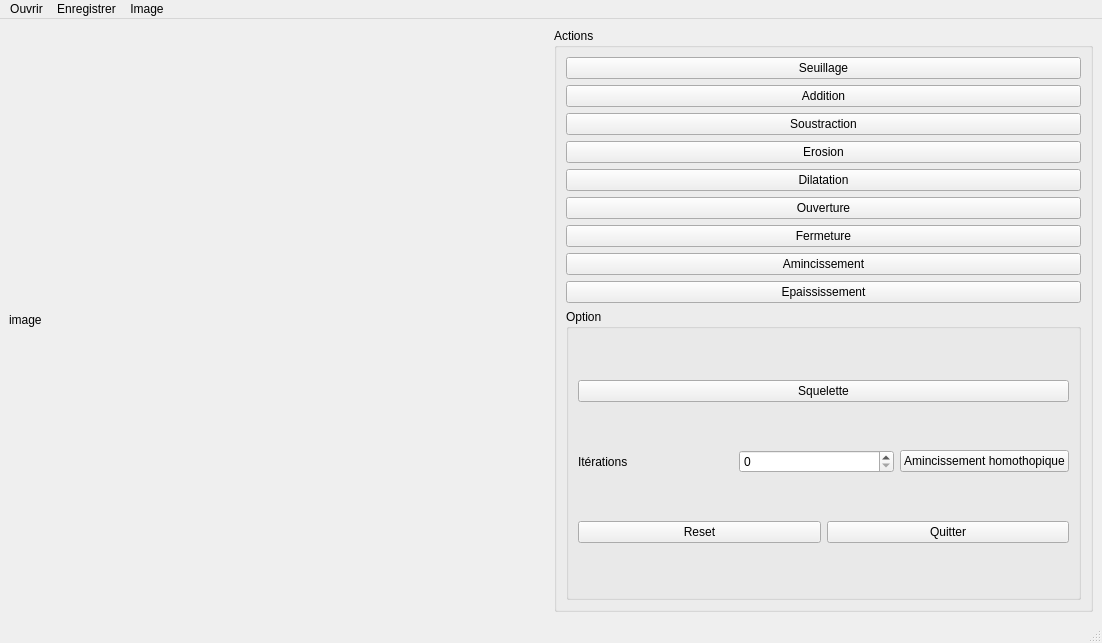
<?xml version="1.0" encoding="UTF-8"?>
<ui version="4.0">
 <class>MainWindow</class>
 <widget class="QMainWindow" name="MainWindow">
  <property name="geometry">
   <rect>
    <x>0</x>
    <y>0</y>
    <width>1102</width>
    <height>643</height>
   </rect>
  </property>
  <property name="windowTitle">
   <string>MainWindow</string>
  </property>
  <widget class="QWidget" name="centralwidget">
   <layout class="QHBoxLayout" name="horizontalLayout_2">
    <item>
     <widget class="QLabel" name="label">
      <property name="text">
       <string>image</string>
      </property>
     </widget>
    </item>
    <item>
     <layout class="QHBoxLayout" name="horizontalLayout">
      <item>
       <widget class="QGroupBox" name="grbox_action">
        <property name="title">
         <string>Actions</string>
        </property>
        <layout class="QVBoxLayout" name="verticalLayout">
         <item>
          <widget class="QPushButton" name="btn_seuillage">
           <property name="text">
            <string>Seuillage</string>
           </property>
          </widget>
         </item>
         <item>
          <widget class="QPushButton" name="btn_add">
           <property name="text">
            <string>Addition</string>
           </property>
          </widget>
         </item>
         <item>
          <widget class="QPushButton" name="btn_soust">
           <property name="text">
            <string>Soustraction</string>
           </property>
          </widget>
         </item>
         <item>
          <widget class="QPushButton" name="btn_erosion">
           <property name="text">
            <string>Erosion</string>
           </property>
          </widget>
         </item>
         <item>
          <widget class="QPushButton" name="btn_dilatation">
           <property name="text">
            <string>Dilatation</string>
           </property>
          </widget>
         </item>
         <item>
          <widget class="QPushButton" name="btn_ouverture">
           <property name="text">
            <string>Ouverture</string>
           </property>
          </widget>
         </item>
         <item>
          <widget class="QPushButton" name="btn_fermeture">
           <property name="text">
            <string>Fermeture</string>
           </property>
          </widget>
         </item>
         <item>
          <widget class="QPushButton" name="btn_amin">
           <property name="text">
            <string>Amincissement</string>
           </property>
          </widget>
         </item>
         <item>
          <widget class="QPushButton" name="btn_epai">
           <property name="text">
            <string>Epaississement</string>
           </property>
          </widget>
         </item>
         <item>
          <widget class="QGroupBox" name="grbox_option">
           <property name="title">
            <string>Option</string>
           </property>
           <layout class="QVBoxLayout" name="verticalLayout_4">
            <item>
             <layout class="QVBoxLayout" name="verticalLayout_3">
              <item>
               <widget class="QPushButton" name="btn_squelette">
                <property name="text">
                 <string>Squelette</string>
                </property>
               </widget>
              </item>
             </layout>
            </item>
            <item>
             <layout class="QHBoxLayout" name="horizontalLayout_3">
              <item>
               <widget class="QLabel" name="label_2">
                <property name="text">
                 <string>Itérations</string>
                </property>
               </widget>
              </item>
              <item>
               <widget class="QSpinBox" name="spinBox"/>
              </item>
              <item>
               <widget class="QPushButton" name="btn_amin_homtho">
                <property name="text">
                 <string>Amincissement homothopique</string>
                </property>
               </widget>
              </item>
             </layout>
            </item>
            <item>
             <layout class="QHBoxLayout" name="horizontalLayout_4">
              <item>
               <widget class="QPushButton" name="btn_reset">
                <property name="text">
                 <string>Reset</string>
                </property>
               </widget>
              </item>
              <item>
               <widget class="QPushButton" name="btn_quitte">
                <property name="text">
                 <string>Quitter</string>
                </property>
               </widget>
              </item>
             </layout>
            </item>
           </layout>
          </widget>
         </item>
        </layout>
       </widget>
      </item>
     </layout>
    </item>
   </layout>
  </widget>
  <widget class="QMenuBar" name="menubar">
   <property name="geometry">
    <rect>
     <x>0</x>
     <y>0</y>
     <width>1102</width>
     <height>25</height>
    </rect>
   </property>
   <widget class="QMenu" name="menuouvrir">
    <property name="title">
     <string>Ouvrir</string>
    </property>
    <addaction name="actionfichier"/>
   </widget>
   <widget class="QMenu" name="menuenregister">
    <property name="title">
     <string>Enregistrer</string>
    </property>
    <addaction name="actionenregistrer_sous"/>
   </widget>
   <widget class="QMenu" name="menuImage">
    <property name="title">
     <string>Image</string>
    </property>
    <addaction name="actionNiveau_de_gris"/>
   </widget>
   <addaction name="menuouvrir"/>
   <addaction name="menuenregister"/>
   <addaction name="menuImage"/>
  </widget>
  <widget class="QStatusBar" name="statusbar"/>
  <action name="actionfichier">
   <property name="checkable">
    <bool>false</bool>
   </property>
   <property name="text">
    <string>Fichier</string>
   </property>
  </action>
  <action name="actionenregistrer_sous">
   <property name="text">
    <string>Enregistrer sous</string>
   </property>
  </action>
  <action name="actionNiveau_de_gris">
   <property name="text">
    <string>Niveau de gris</string>
   </property>
  </action>
 </widget>
 <resources/>
 <connections/>
</ui>
